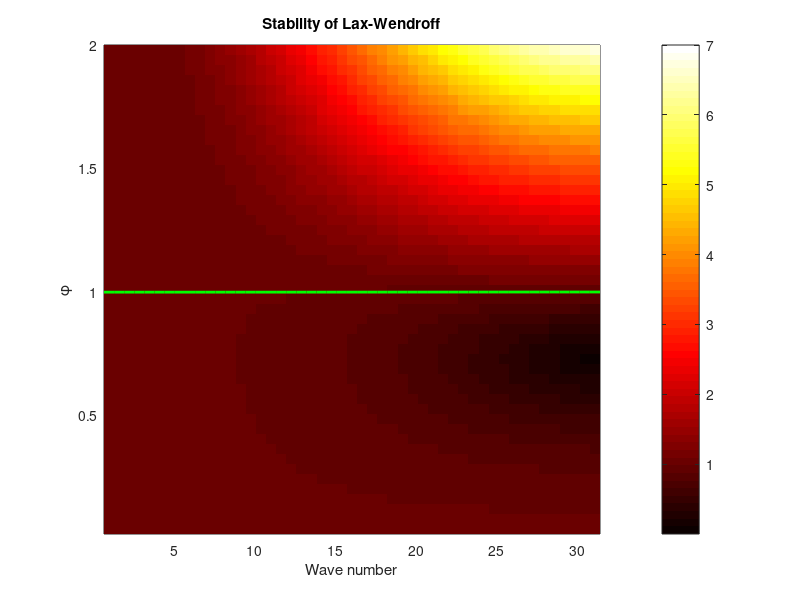
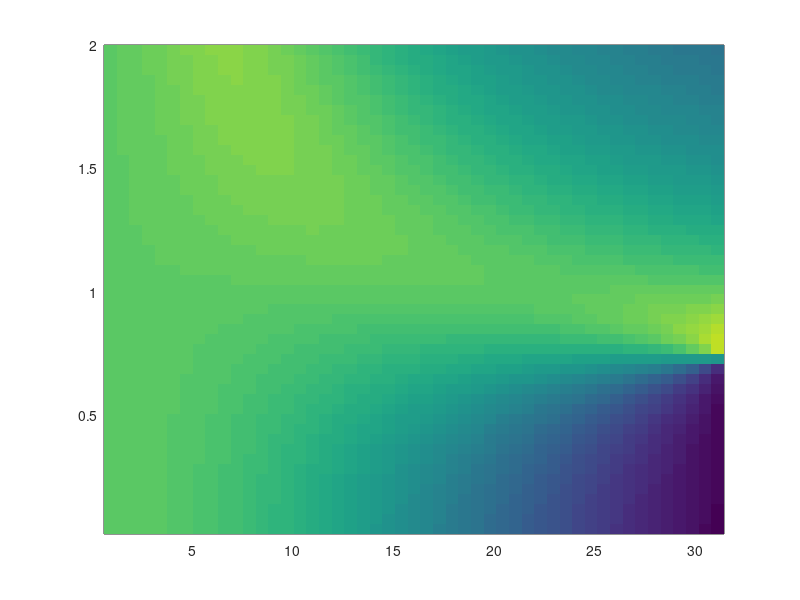

The MATLAB source for these figures, in order: (Note: this script raises an error after producing the figures.)
% 
% Script performing stability/phase error analysis for a third-order
% accurate approach to solving the advection equation, u_t + c u_x =0.  The
% third order scheme is
% 
%   u(j,n+1) = u(j,n) -1/2 phi ( u(j+1,n) - u(j-1,n) )
%                   +1/2 phi^2 (u(j+1,n) + u(j-1,n) -2 u(j,n) )
% 
% where:
%   phi = c delta t/delta x is the Courant number
% 
% Written by Jim Powell, 20 Sept. 2024
% 

% Just for definiteness, assume we are working on an interval of length 10
% with 100 subdivisions:
L=10; J=100; dx=L/J; c=1;

% define a vector of wave numbers
khat=2*pi*[1:J/2]/J;    % equivalent to 2*pi*k/L*dx

% define a vector of phi to test
nphi=50; phi=linspace(1/nphi,2,nphi); % we start at a small phi rather than zero 
                        % to avoid division by zero below

% define a 2D grid of k, phi for density plotting
[K,Phi]=meshgrid(khat,phi);

% calculate the (complex) von Neumann multiplier
A = 1 -.5*Phi.*(exp(i*K) -exp(-i*K)) ...
    +.5*Phi.^2.*(exp(i*K) +exp(-i*K) -2);
Lambda=abs(A);

% plot results as a hot density plot, with an additional (green) contour 
% indicating lambda = 1
pcolor(K/dx,Phi,Lambda), shading flat, colormap hot, colorbar
hold on, contour(K/dx,Phi,Lambda,[1 1],'g','LineWidth',2), hold off
xlabel('Wave number'), ylabel('\phi')
title('Stability of Lax-Wendroff')

% now for phase speed ratio
Dt=dx/c*Phi;   % matrix of delta ts
Omega=-atan2(imag(A),real(A))./Dt;
Phase_Ratio=dx/c*Omega./K;      % because the K has a factor of dx in it

% density plot
figure
pcolor(K/dx,Phi,Phase_Ratio), shading flat, colormap parula, colorbar
hold on, contour(K/dx,Phi,Phase_Ratio,[1 1],'k','LineWidth',2), hold off
xlabel('Wave number'), ylabel('\phi')
title('Phase Speed Ratio for Lax-Wendroff')


% calculate von Neumann stability:

